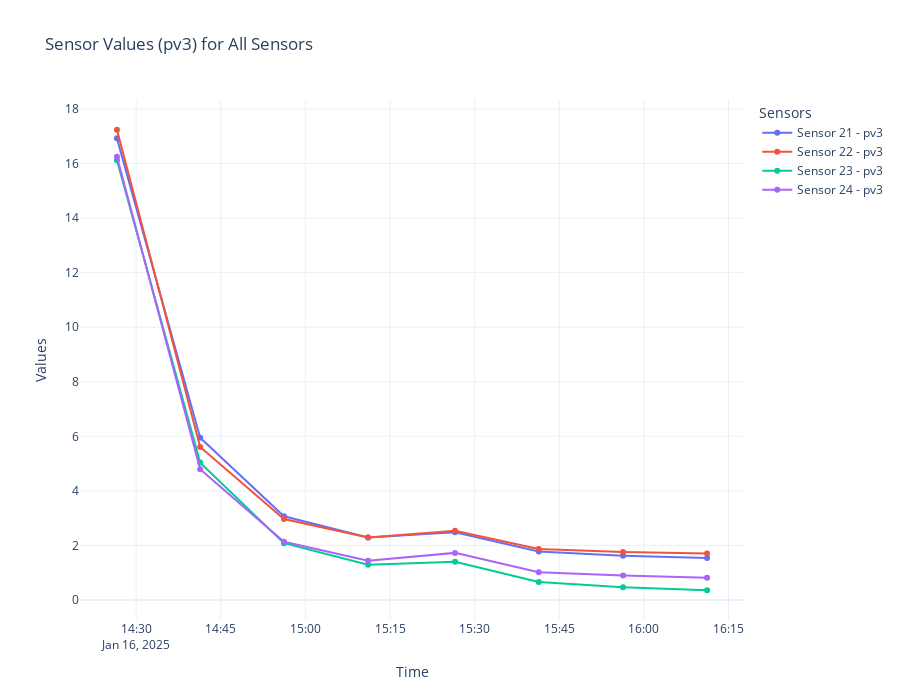

Notebook source saved alongside this figure:
### Code cell
# Create a Plotly figure for pv3
fig_pv3 = go.Figure()

# Iterate over each sensor
for sensor in sensors:
    # Filter data for the current sensor
    sensor_data = df[df['sensor'] == sensor]

    # Add pv3 line for the sensor
    fig_pv3.add_trace(go.Scatter(
        x=sensor_data['time'],
        y=sensor_data['pv3'],
        mode='lines+markers',
        name=f"Sensor {sensor} - pv3"
    ))

# Update layout
fig_pv3.update_layout(
    title="Sensor Values (pv3) for All Sensors",
    xaxis_title="Time",
    yaxis_title="Values",
    legend_title="Sensors",
    template="plotly_white",
    height=700
)

# Show the plot
fig_pv3.show()

### Figure 1 — Plotly figure (JSON) as saved in the notebook; plotly's stock layout.template omitted (floating-point values rounded to 4 significant figures)
{"data": [{"mode": "lines+markers", "name": "Sensor 21 - pv3", "type": "scatter", "x": ["2025-01-16 14:26:36", "2025-01-16 14:41:21", "2025-01-16 14:56:12", "2025-01-16 15:11:07", "2025-01-16 15:26:32", "2025-01-16 15:41:22", "2025-01-16 15:56:19", "2025-01-16 16:11:12"], "y": [16.92, 5.95, 3.069, 2.295, 2.481, 1.779, 1.626, 1.54]}, {"mode": "lines+markers", "name": "Sensor 22 - pv3", "type": "scatter", "x": ["2025-01-16 14:26:36", "2025-01-16 14:41:21", "2025-01-16 14:56:12", "2025-01-16 15:11:07", "2025-01-16 15:26:32", "2025-01-16 15:41:22", "2025-01-16 15:56:19", "2025-01-16 16:11:12"], "y": [17.24, 5.612, 2.966, 2.292, 2.535, 1.871, 1.762, 1.7]}, {"mode": "lines+markers", "name": "Sensor 23 - pv3", "type": "scatter", "x": ["2025-01-16 14:26:36", "2025-01-16 14:41:21", "2025-01-16 14:56:12", "2025-01-16 15:11:07", "2025-01-16 15:26:32", "2025-01-16 15:41:22", "2025-01-16 15:56:19", "2025-01-16 16:11:12"], "y": [16.12, 5.036, 2.084, 1.293, 1.401, 0.6564, 0.4712, 0.357]}, {"mode": "lines+markers", "name": "Sensor 24 - pv3", "type": "scatter", "x": ["2025-01-16 14:26:36", "2025-01-16 14:41:21", "2025-01-16 14:56:12", "2025-01-16 15:11:07", "2025-01-16 15:26:32", "2025-01-16 15:41:22", "2025-01-16 15:56:19", "2025-01-16 16:11:12"], "y": [16.25, 4.793, 2.135, 1.44, 1.727, 1.018, 0.8986, 0.8109]}], "layout": {"height": 700, "legend": {"title": {"text": "Sensors"}}, "title": {"text": "Sensor Values (pv3) for All Sensors"}, "xaxis": {"title": {"text": "Time"}}, "yaxis": {"title": {"text": "Values"}}}}
